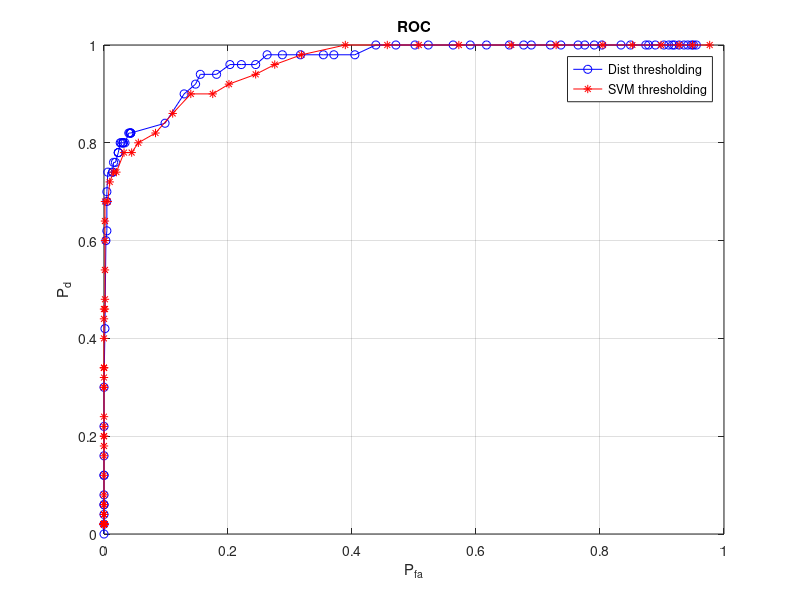

The MATLAB source for this figure:
%% scene analysis
%% seperate positive and negative
clc;
clear;
%close all;
load('imageRetrieve700_svm_Eiffel_Tower_1.mat');
nTest=length(tRes);
%ttRes=tRes(1:nTest,:);

for ii=1:nTest
    if isempty(tRes{ii,13})
        tRes{ii,13}=0;
    end
end

ttRes=tRes(find([tRes{:,13}]==0),:); %find valid res
nTest=length(ttRes);

% invalidUnion=[];
% for ii=length(resInvalid)
%     invalidUnion=union(invalidUnion,resInvalid{ii,7});
% end


trueTruthPos= ttRes(find([ttRes{:,3}]==0),:);
trueTruthNeg= ttRes(find([ttRes{:,3}]==1),:);

naivePos=ttRes(find([ttRes{:,14}]==0),:);
naiveNeg=ttRes(find([ttRes{:,14}]==1),:);

findPos=ttRes(find([ttRes{:,15}]==0),:);
findNeg=ttRes(find([ttRes{:,15}]==1),:);

ap=@(x,label)length(find([x{:,3}]==label))/length(x);

posAP=ap(findPos,0)
negAP=ap(findNeg,1)

posAPnaive=ap(naivePos,0)
negAPnaive=ap(naiveNeg,1)

recall=@(found,ground,label)length(find([found{:,3}]==label))/length(ground);

posRecall=recall(findPos,trueTruthPos,0)
negRecall=recall(findNeg,trueTruthNeg,1)

posRecallNaive=recall(naivePos,trueTruthPos,0)
negRecallNaive=recall(naiveNeg,trueTruthNeg,1)

%firstStageRes=ttRes(find([ttRes{:,16}]==1),:);
%secondStageRes=ttRes(find([ttRes{:,16}]==0),:);

%aveAcc=@(x)length(find([x{:,3}]==[x{:,15}]))/length(x);
%totalAcc=aveAcc(ttRes)
%firstStageAcc= aveAcc(firstStageRes)
%secondStageAcc= aveAcc(secondStageRes)
%naiveAcc=length(find([ttRes{:,3}]==[ttRes{:,14}]))/length(ttRes)

%falseAlarm=ttRes(find(([ttRes{:,3}]==1) & ([ttRes{:,15}]==0)),:);
%missDetect=ttRes(find(([ttRes{:,3}]==0) & ([ttRes{:,15}]==1)),:);

%falseAlarmRate=length(falseAlarm)/length(find(([ttRes{:,3}]==1)))
%pd=posRecall

%figure,plot(1:nTest, cell2mat(tRes(:,11)),1:nTest, cell2mat(tRes(:,3)),'r',1:nTest, cell2mat(tRes(:,4)),'g'),grid

%% ROC
%%dist thresholding
dth=0:0.05:4;
%dth=0:0.005:0.6;
ndth=length(dth);
pfa_dth=zeros(1,ndth);
pd_dth=zeros(1,ndth);
ap_dth=pd_dth;
recall_dth=pd_dth;
for ii=1:ndth
    Res=tRes;
    for jj=1:nTest
        if Res{jj,4}<dth(ii)
            Res{jj,15}=0;
        else
            Res{jj,15}=1;
        end
    end
    falseAlarm=find(([Res{:,3}]==1) & ([Res{:,15}]==0));
    pfa_dth(ii)=length(falseAlarm)/length(find(([Res{:,3}]==1)));
    pd=find(([Res{:,3}]==0) & ([Res{:,15}]==0));
    pd_dth(ii)= length(pd)/length(find([Res{:,3}]==0));
    ap_dth(ii)=length(find(([Res{:,3}]==0) & ([Res{:,15}]==0)))/length(find([Res{:,15}]==0));
    recall_dth(ii)=length(find(([Res{:,3}]==0) & ([Res{:,15}]==0)))/length(find([Res{:,3}]==0));
end
%figure,plot(pfa_dth,pd_dth),grid;

simth=0:1/ndth:1-1/ndth;
pfa_simth=zeros(1,ndth);
pd_simth=zeros(1,ndth);
ap_simth=pd_dth;
recall_simth=pd_dth;
for ii=1:ndth
    Res=tRes;
    for jj=1:nTest
        if Res{jj,11}>simth(ii)
            Res{jj,15}=0;
        else
            Res{jj,15}=1;
        end
    end
    falseAlarm=find(([Res{:,3}]==1) & ([Res{:,15}]==0));
    pfa_simth(ii)=length(falseAlarm)/length(find(([Res{:,3}]==1)));
    pd=find(([Res{:,3}]==0) & ([Res{:,15}]==0));
    pd_simth(ii)= length(pd)/length(find([Res{:,3}]==0));
    ap_simth(ii)=length(find(([Res{:,3}]==0) & ([Res{:,15}]==0)))/length(find([Res{:,15}]==0));
    recall_simth(ii)=length(find(([Res{:,3}]==0) & ([Res{:,15}]==0)))/length(find([Res{:,3}]==0));
end
figure,plot(pfa_dth,pd_dth,'-ob',pfa_simth,pd_simth,'-*r'),grid;
title('ROC'),xlabel('P_{fa}'),ylabel('P_d');
legend('Dist thresholding','SVM thresholding');

% figure,plot(recall_dth,ap_dth,'-ob',recall_simth,ap_simth,'-*r'),grid;
% title('AP-Recall'),xlabel('P_{fa}'),ylabel('P_d');
% legend('Dist thresholding','SVM thresholding');

%pfa1=pfa_simth;
%pd1=pd_simth;

% pfa2=pfa_simth;
% pd2=pd_simth;
% figure,plot(pfa1,pd1,'-ob',pfa2, pd2,'-*r'),grid;
% title('ROC'),xlabel('P_{fa}'),ylabel('P_d');
% legend('10000 random negatives','Predicted negatives');
